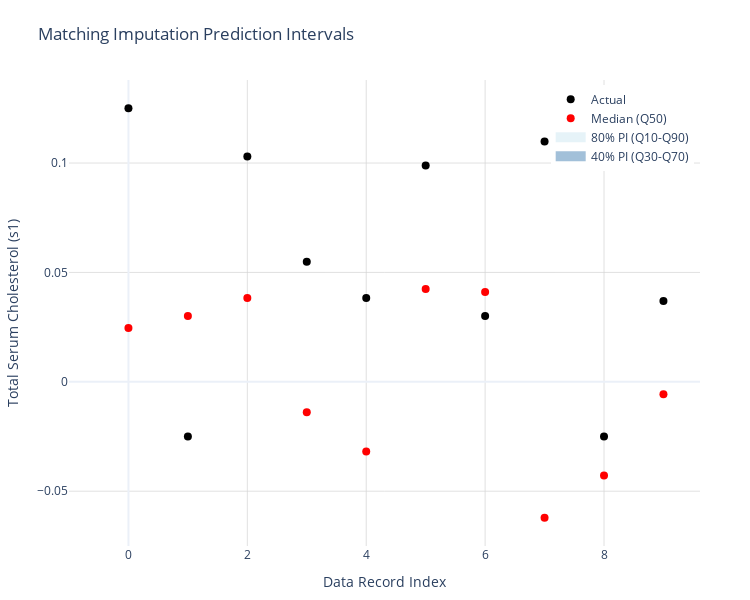

Notebook cell for this chart:
### Markdown cell above
## Visualizing prediction intervals

By visualizing the prediction intervals of the model's imputations we can better understand the uncertainty in our imputed values.

### Code cell
# Create a prediction interval plot for the first 10 records
# Number of records to plot
n_records = 10

# Prepare data for plotting
records = list(range(n_records))
actuals = actual_values.iloc[:n_records, 0].values
medians = imputed_values[0.5].iloc[:n_records, 0].values
q30 = imputed_values[0.3].iloc[:n_records, 0].values
q70 = imputed_values[0.7].iloc[:n_records, 0].values
q10 = imputed_values[0.1].iloc[:n_records, 0].values
q90 = imputed_values[0.9].iloc[:n_records, 0].values

# Create the base figure
fig = go.Figure()

# Add 80% prediction interval (Q10-Q90)
for i in range(n_records):
    fig.add_trace(
        go.Scatter(
            x=[i, i],
            y=[q10[i], q90[i]],
            mode="lines",
            line=dict(width=10, color="rgba(173, 216, 230, 0.3)"),
            hoverinfo="none",
            showlegend=False,
        )
    )

# Add 40% prediction interval (Q30-Q70)
for i in range(n_records):
    fig.add_trace(
        go.Scatter(
            x=[i, i],
            y=[q30[i], q70[i]],
            mode="lines",
            line=dict(width=10, color="rgba(70, 130, 180, 0.5)"),
            hoverinfo="none",
            showlegend=False,
        )
    )

# Add actual values
fig.add_trace(
    go.Scatter(
        x=records,
        y=actuals,
        mode="markers",
        marker=dict(color="black", size=8),
        name="Actual",
    )
)

# Add median predictions
fig.add_trace(
    go.Scatter(
        x=records,
        y=medians,
        mode="markers",
        marker=dict(color="red", size=8),
        name="Median (Q50)",
    )
)

# Add dashed line for Q10
fig.add_trace(
    go.Scatter(
        x=[-1, -1],  # Dummy points for legend
        y=[0, 0],  # Dummy points for legend
        mode="lines",
        line=dict(color="rgba(173, 216, 230, 0.3)", width=10),
        name="80% PI (Q10-Q90)",
    )
)

# Add dashed line for Q30
fig.add_trace(
    go.Scatter(
        x=[-1, -1],  # Dummy points for legend
        y=[0, 0],  # Dummy points for legend
        mode="lines",
        line=dict(color="rgba(70, 130, 180, 0.5)", width=10),
        name="40% PI (Q30-Q70)",
    )
)

# Update layout with smaller width to fit in the book layout
fig.update_layout(
    title="Matching imputation prediction intervals",
    xaxis=dict(
        title="Data record index",
        showgrid=True,
        gridwidth=1,
        gridcolor="rgba(211, 211, 211, 0.7)",
    ),
    yaxis=dict(
        title="Total Serum Cholesterol (s1)",
        showgrid=True,
        gridwidth=1,
        gridcolor="rgba(211, 211, 211, 0.7)",
    ),
    width=750,
    height=600,
    template="plotly_white",
    margin=dict(l=50, r=50, t=80, b=50),  # Adjust margins
    legend=dict(yanchor="top", y=0.99, xanchor="right", x=0.99),
)

fig.show()

### Figure 1 — Plotly figure (JSON) as saved in the notebook; plotly's stock layout.template omitted (floating-point values rounded to 4 significant figures)
{"data": [{"hoverinfo": "none", "line": {"color": "rgba(173, 216, 230, 0.3)", "width": 10}, "mode": "lines", "showlegend": false, "type": "scatter", "x": [0, 0], "y": [0.02457, 0.02457]}, {"hoverinfo": "none", "line": {"color": "rgba(173, 216, 230, 0.3)", "width": 10}, "mode": "lines", "showlegend": false, "type": "scatter", "x": [1, 1], "y": [0.03008, 0.03008]}, {"hoverinfo": "none", "line": {"color": "rgba(173, 216, 230, 0.3)", "width": 10}, "mode": "lines", "showlegend": false, "type": "scatter", "x": [2, 2], "y": [0.03833, 0.03833]}, {"hoverinfo": "none", "line": {"color": "rgba(173, 216, 230, 0.3)", "width": 10}, "mode": "lines", "showlegend": false, "type": "scatter", "x": [3, 3], "y": [-0.01395, -0.01395]}, {"hoverinfo": "none", "line": {"color": "rgba(173, 216, 230, 0.3)", "width": 10}, "mode": "lines", "showlegend": false, "type": "scatter", "x": [4, 4], "y": [-0.03184, -0.03184]}, {"hoverinfo": "none", "line": {"color": "rgba(173, 216, 230, 0.3)", "width": 10}, "mode": "lines", "showlegend": false, "type": "scatter", "x": [5, 5], "y": [0.04246, 0.04246]}, {"hoverinfo": "none", "line": {"color": "rgba(173, 216, 230, 0.3)", "width": 10}, "mode": "lines", "showlegend": false, "type": "scatter", "x": [6, 6], "y": [0.04109, 0.04109]}, {"hoverinfo": "none", "line": {"color": "rgba(173, 216, 230, 0.3)", "width": 10}, "mode": "lines", "showlegend": false, "type": "scatter", "x": [7, 7], "y": [-0.06211, -0.06211]}, {"hoverinfo": "none", "line": {"color": "rgba(173, 216, 230, 0.3)", "width": 10}, "mode": "lines", "showlegend": false, "type": "scatter", "x": [8, 8], "y": [-0.04285, -0.04285]}, {"hoverinfo": "none", "line": {"color": "rgba(173, 216, 230, 0.3)", "width": 10}, "mode": "lines", "showlegend": false, "type": "scatter", "x": [9, 9], "y": [-0.005697, -0.005697]}, {"hoverinfo": "none", "line": {"color": "rgba(70, 130, 180, 0.5)", "width": 10}, "mode": "lines", "showlegend": false, "type": "scatter", "x": [0, 0], "y": [0.02457, 0.02457]}, {"hoverinfo": "none", "line": {"color": "rgba(70, 130, 180, 0.5)", "width": 10}, "mode": "lines", "showlegend": false, "type": "scatter", "x": [1, 1], "y": [0.03008, 0.03008]}, {"hoverinfo": "none", "line": {"color": "rgba(70, 130, 180, 0.5)", "width": 10}, "mode": "lines", "showlegend": false, "type": "scatter", "x": [2, 2], "y": [0.03833, 0.03833]}, {"hoverinfo": "none", "line": {"color": "rgba(70, 130, 180, 0.5)", "width": 10}, "mode": "lines", "showlegend": false, "type": "scatter", "x": [3, 3], "y": [-0.01395, -0.01395]}, {"hoverinfo": "none", "line": {"color": "rgba(70, 130, 180, 0.5)", "width": 10}, "mode": "lines", "showlegend": false, "type": "scatter", "x": [4, 4], "y": [-0.03184, -0.03184]}, {"hoverinfo": "none", "line": {"color": "rgba(70, 130, 180, 0.5)", "width": 10}, "mode": "lines", "showlegend": false, "type": "scatter", "x": [5, 5], "y": [0.04246, 0.04246]}, {"hoverinfo": "none", "line": {"color": "rgba(70, 130, 180, 0.5)", "width": 10}, "mode": "lines", "showlegend": false, "type": "scatter", "x": [6, 6], "y": [0.04109, 0.04109]}, {"hoverinfo": "none", "line": {"color": "rgba(70, 130, 180, 0.5)", "width": 10}, "mode": "lines", "showlegend": false, "type": "scatter", "x": [7, 7], "y": [-0.06211, -0.06211]}, {"hoverinfo": "none", "line": {"color": "rgba(70, 130, 180, 0.5)", "width": 10}, "mode": "lines", "showlegend": false, "type": "scatter", "x": [8, 8], "y": [-0.04285, -0.04285]}, {"hoverinfo": "none", "line": {"color": "rgba(70, 130, 180, 0.5)", "width": 10}, "mode": "lines", "showlegend": false, "type": "scatter", "x": [9, 9], "y": [-0.005697, -0.005697]}, {"marker": {"color": "black", "size": 8}, "mode": "markers", "name": "Actual", "type": "scatter", "x": [0, 1, 2, 3, 4, 5, 6, 7, 8, 9], "y": [0.125, -0.02496, 0.103, 0.05485, 0.03833, 0.09888, 0.03008, 0.1099, -0.02496, 0.03696]}, {"marker": {"color": "red", "size": 8}, "mode": "markers", "name": "Median (Q50)", "type": "scatter", "x": [0, 1, 2, 3, 4, 5, 6, 7, 8, 9], "y": [0.02457, 0.03008, 0.03833, -0.01395, -0.03184, 0.04246, 0.04109, -0.06211, -0.04285, -0.005697]}, {"line": {"color": "rgba(173, 216, 230, 0.3)", "width": 10}, "mode": "lines", "name": "80% PI (Q10-Q90)", "type": "scatter", "x": [-1, -1], "y": [0, 0]}, {"line": {"color": "rgba(70, 130, 180, 0.5)", "width": 10}, "mode": "lines", "name": "40% PI (Q30-Q70)", "type": "scatter", "x": [-1, -1], "y": [0, 0]}], "layout": {"height": 600, "legend": {"x": 0.99, "xanchor": "right", "y": 0.99, "yanchor": "top"}, "margin": {"b": 50, "l": 50, "r": 50, "t": 80}, "title": {"text": "Matching Imputation Prediction Intervals"}, "width": 750, "xaxis": {"gridcolor": "rgba(211, 211, 211, 0.7)", "gridwidth": 1, "showgrid": true, "title": {"text": "Data Record Index"}}, "yaxis": {"gridcolor": "rgba(211, 211, 211, 0.7)", "gridwidth": 1, "showgrid": true, "title": {"text": "Total Serum Cholesterol (s1)"}}}}
